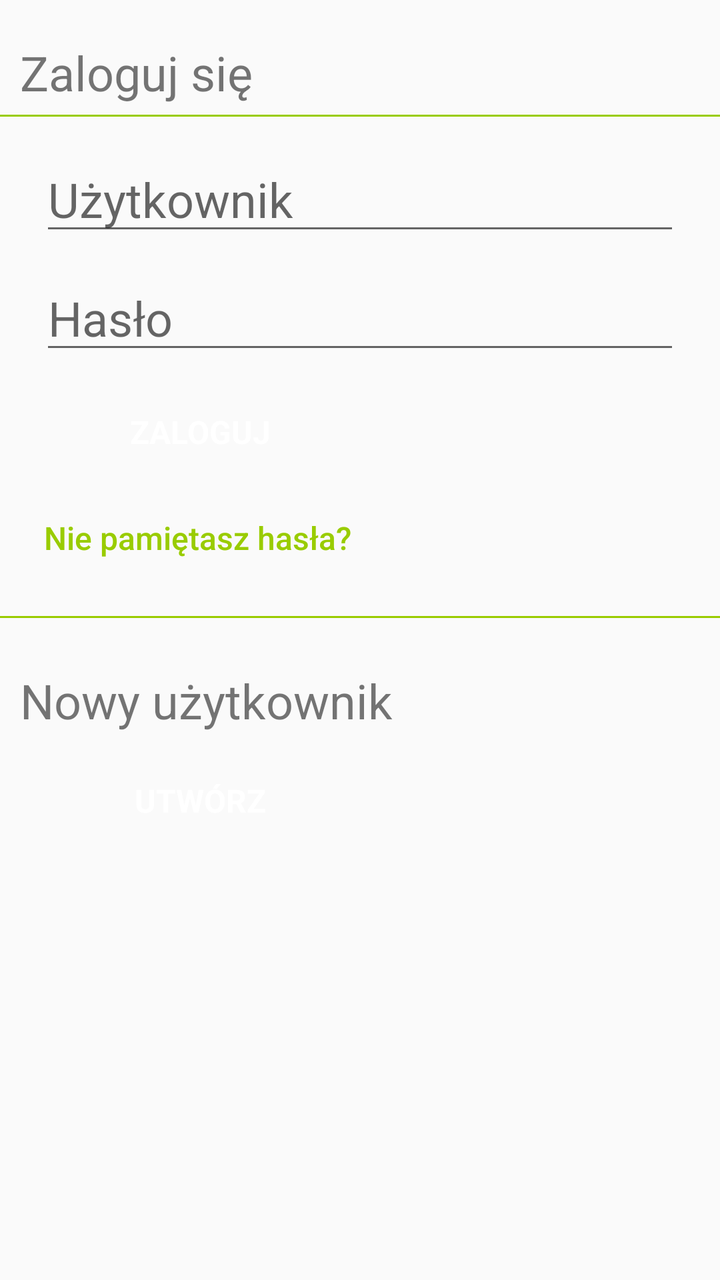
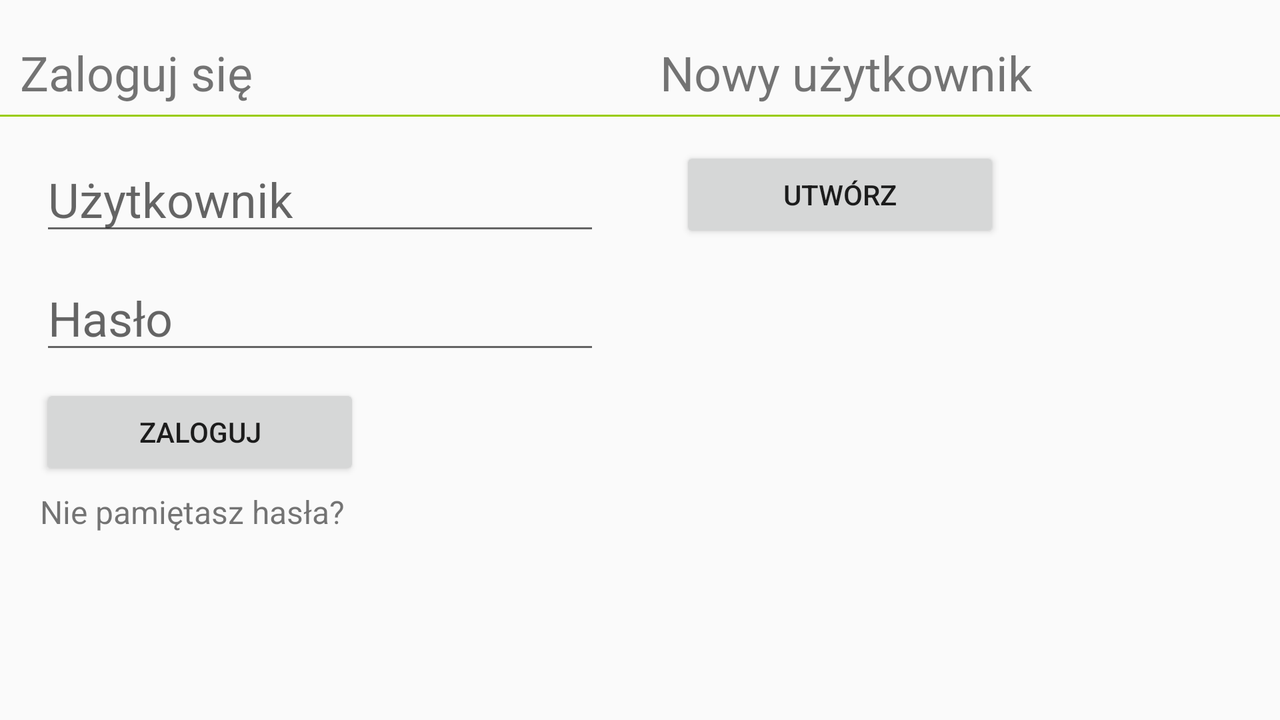

First picture: res/layout/ on a phone held upright. Second picture: the repository's own variant of that layout, on a device whose configuration matches the variant's folder. Source for both follows.
<!-- AndroidManifest.xml: application theme AppTheme -->
<!-- res/layout/fragment_login.xml -->
<?xml version="1.0" encoding="utf-8"?>
<RelativeLayout xmlns:android="http://schemas.android.com/apk/res/android"
    android:layout_width="match_parent"
    android:layout_height="match_parent">

    <TextView
        android:id="@+id/login.label.top"
        android:layout_width="match_parent"
        android:layout_height="wrap_content"
        android:layout_marginLeft="@dimen/margin.login.left"
        android:layout_marginTop="@dimen/margin.login.top"
        android:text="@string/login.label.login"
        android:textSize="@dimen/fontsize.login.label" />

    <View
        android:id="@+id/login.separator.top"
        android:layout_width="match_parent"
        android:layout_height="@dimen/height.login.separator.top"
        android:layout_below="@id/login.label.top"
        android:layout_marginBottom="@dimen/margin.login.separator.bottom"
        android:layout_marginTop="@dimen/margin.login.separator.top"
        android:background="@color/green" />

    <EditText
        android:id="@+id/login.edittext.user"
        android:layout_width="match_parent"
        android:layout_height="wrap_content"
        android:layout_below="@id/login.separator.top"
        android:layout_marginLeft="@dimen/margin.login.edittext.user.left"
        android:layout_marginRight="@dimen/margin.login.edittext.user.right"
        android:layout_marginTop="@dimen/margin.login.edittext.user.top"
        android:hint="@string/login.label.edittext.user"
        android:singleLine="true"
        android:textSize="@dimen/fontsize.login.edittext" />

    <EditText
        android:id="@+id/login.edittext.password"
        android:layout_width="match_parent"
        android:layout_height="wrap_content"
        android:layout_below="@id/login.edittext.user"
        android:layout_marginLeft="@dimen/margin.login.edittext.password.left"
        android:layout_marginRight="@dimen/margin.login.edittext.password.right"
        android:layout_marginTop="@dimen/margin.login.edittext.password.top"
        android:hint="@string/login.label.edittext.password"
        android:inputType="textPassword"
        android:singleLine="true"
        android:textSize="@dimen/fontsize.login.edittext" />

    <Button
        android:id="@+id/login.button.login"
        style="@style/green_button"
        android:layout_width="@dimen/width.login.button.login"
        android:layout_height="wrap_content"
        android:layout_below="@id/login.edittext.password"
        android:layout_marginLeft="@dimen/margin.login.button.login.left"
        android:layout_marginTop="@dimen/margin.login.button.login.top"
        android:text="@string/login.buttonlabel.login" />

    <Button
        android:id="@+id/login.textlink.fpassword"
        style="?android:attr/borderlessButtonStyle"
        android:layout_width="wrap_content"
        android:layout_height="wrap_content"
        android:layout_below="@id/login.button.login"
        android:layout_marginBottom="@dimen/margin.login.textlink.fpassword.bottom"
        android:layout_marginLeft="@dimen/margin.login.textlink.fpassword.left"
        android:layout_marginTop="@dimen/margin.login.textlink.fpassword.top"
        android:background="@android:color/transparent"
        android:paddingLeft="2dp"
        android:text="@string/login.label.fpassword"
        android:textAllCaps="false"
        android:textColor="@color/green"
        android:textSize="@dimen/fontsize.login.textlink.fpassword"
        android:textStyle="normal" />

    <View
        android:id="@+id/login.separator.bottom"
        android:layout_width="match_parent"
        android:layout_height="@dimen/height.login.separator.bottom"
        android:layout_below="@id/login.textlink.fpassword"
        android:layout_marginBottom="@dimen/margin.login.separator.bottom"
        android:layout_marginTop="@dimen/margin.login.separator.top"
        android:background="@color/green" />

    <TextView
        android:id="@+id/login.label.register"
        android:layout_width="match_parent"
        android:layout_height="wrap_content"
        android:layout_below="@id/login.separator.bottom"
        android:layout_marginLeft="@dimen/margin.login.left"
        android:layout_marginTop="@dimen/margin.login.top"
        android:text="@string/login.label.newaccount"
        android:textSize="@dimen/fontsize.login.label.register" />

    <Button
        android:id="@+id/login.button.register"
        style="@style/green_button"
        android:layout_width="@dimen/width.login.button.register"
        android:layout_height="wrap_content"
        android:layout_below="@id/login.label.register"
        android:layout_marginLeft="@dimen/margin.login.button.register.left"
        android:layout_marginTop="@dimen/margin.login.button.register.top"
        android:text="@string/login.buttonlabel.newaccount" />

</RelativeLayout>
<!-- resources referenced by this layout -->
<resources>
  <item name="green" type="color">#FF99CC00</item>
  <dimen name="fontsize.login.edittext">24sp</dimen>
  <dimen name="fontsize.login.label">24sp</dimen>
  <dimen name="fontsize.login.label.register">24sp</dimen>
  <dimen name="fontsize.login.textlink.fpassword">16sp</dimen>
  <dimen name="height.login.separator.bottom">1dp</dimen>
  <dimen name="height.login.separator.top">1dp</dimen>
  <dimen name="margin.login.button.login.left">20dp</dimen>
  <dimen name="margin.login.button.login.top">10dp</dimen>
  <dimen name="margin.login.button.register.left">20dp</dimen>
  <dimen name="margin.login.button.register.top">10dp</dimen>
  <dimen name="margin.login.edittext.password.left">20dp</dimen>
  <dimen name="margin.login.edittext.password.right">20dp</dimen>
  <dimen name="margin.login.edittext.password.top">10dp</dimen>
  <dimen name="margin.login.edittext.user.left">20dp</dimen>
  <dimen name="margin.login.edittext.user.right">20dp</dimen>
  <dimen name="margin.login.edittext.user.top">10dp</dimen>
  <dimen name="margin.login.left">10dp</dimen>
  <dimen name="margin.login.separator.bottom">5dp</dimen>
  <dimen name="margin.login.separator.top">5dp</dimen>
  <dimen name="margin.login.textlink.fpassword.bottom">10dp</dimen>
  <dimen name="margin.login.textlink.fpassword.left">20dp</dimen>
  <dimen name="margin.login.textlink.fpassword.top">5dp</dimen>
  <dimen name="margin.login.top">20dp</dimen>
  <dimen name="width.login.button.login">160dp</dimen>
  <dimen name="width.login.button.register">160dp</dimen>
  <string name="login.buttonlabel.login">Zaloguj</string>
  <string name="login.buttonlabel.newaccount">Utwórz</string>
  <string name="login.label.edittext.password">Hasło</string>
  <string name="login.label.edittext.user">Użytkownik</string>
  <string name="login.label.fpassword">Nie pamiętasz hasła?</string>
  <string name="login.label.login">Zaloguj się</string>
  <string name="login.label.newaccount">Nowy użytkownik</string>
  <style name="green_button" parent="@android:style/Widget.Button">
          <item name="android:gravity">center_vertical|center_horizontal</item>
          <item name="android:textColor">#FFFFFFFF</item>
          <item name="android:textSize">16dip</item>
          <item name="android:textStyle">bold</item>
          <item name="android:background">@drawable/button_green</item>
          <item name="android:textAllCaps">true</item>
          <item name="android:focusable">true</item>
          <item name="android:clickable">true</item>
      </style>
  <style name="AppTheme" parent="Theme.AppCompat.Light.DarkActionBar">
          <item name="colorControlActivated">@color/green</item>
      </style>
  <!-- drawable button_green (drawable) -->
  <?xml version="1.0" encoding="utf-8" ?>
  <selector xmlns:android="http://schemas.android.com/apk/res/android">
      <item android:state_enabled="false" android:drawable="@drawable/button_green_disabled" />
      
      <item android:state_focused="false" android:state_selected="false" android:state_pressed="false" android:drawable="@drawable/button_green_idle" />
      <item android:state_focused="false" android:state_selected="true" android:state_pressed="false" android:drawable="@drawable/button_green_idle" />
      
      <item android:state_focused="true" android:state_selected="false" android:state_pressed="false" android:drawable="@drawable/button_green_idle" />
      <item android:state_focused="true" android:state_selected="true" android:state_pressed="false" android:drawable="@drawable/button_green_idle" />
      
      <item android:state_pressed="true" android:drawable="@drawable/button_green_pressed" />
  
  </selector>
</resources>
<!-- res/layout-land/fragment_login.xml (the repository's variant of the layout above) -->
<!-- drawn on the phone turned sideways -->
<?xml version="1.0" encoding="utf-8"?>
<LinearLayout xmlns:android="http://schemas.android.com/apk/res/android"
    android:layout_width="match_parent"
    android:layout_height="match_parent"
    android:weightSum="2">

    <LinearLayout
        android:layout_width="0dp"
        android:layout_height="match_parent"
        android:layout_weight="1"
        android:orientation="vertical">

        <TextView
            android:id="@+id/login.label.top"
            android:layout_width="match_parent"
            android:layout_height="wrap_content"
            android:layout_marginLeft="@dimen/margin.login.left"
            android:layout_marginTop="@dimen/margin.login.top"
            android:text="@string/login.label.login"
            android:textSize="@dimen/fontsize.login.label" />

        <View
            android:id="@+id/login.separator.top"
            android:layout_width="match_parent"
            android:layout_height="@dimen/height.login.separator.top"
            android:layout_below="@id/login.label.top"
            android:layout_marginBottom="@dimen/margin.login.separator.bottom"
            android:layout_marginTop="@dimen/margin.login.separator.top"
            android:background="@color/green" />

        <EditText
            android:id="@+id/login.edittext.user"
            android:layout_width="match_parent"
            android:layout_height="wrap_content"
            android:layout_below="@id/login.separator.top"
            android:layout_marginLeft="@dimen/margin.login.edittext.user.left"
            android:layout_marginRight="@dimen/margin.login.edittext.user.right"
            android:layout_marginTop="@dimen/margin.login.edittext.user.top"
            android:hint="@string/login.label.edittext.user"
            android:textSize="@dimen/fontsize.login.edittext" />

        <EditText
            android:id="@+id/login.edittext.password"
            android:layout_width="match_parent"
            android:layout_height="wrap_content"
            android:layout_below="@id/login.edittext.user"
            android:layout_marginLeft="@dimen/margin.login.edittext.password.left"
            android:layout_marginRight="@dimen/margin.login.edittext.password.right"
            android:layout_marginTop="@dimen/margin.login.edittext.password.top"
            android:hint="@string/login.label.edittext.password"
            android:inputType="textPassword"
            android:textSize="@dimen/fontsize.login.edittext" />

        <Button
            android:id="@+id/login.button.login"
            android:layout_width="@dimen/width.login.button.login"
            android:layout_height="wrap_content"
            android:layout_below="@id/login.edittext.password"
            android:layout_marginLeft="@dimen/margin.login.button.login.left"
            android:layout_marginTop="@dimen/margin.login.button.login.top"
            android:text="@string/login.buttonlabel.login" />

        <TextView
            android:id="@+id/login.textlink.fpassword"
            android:layout_width="wrap_content"
            android:layout_height="wrap_content"
            android:layout_below="@id/login.button.login"
            android:layout_marginBottom="@dimen/margin.login.textlink.fpassword.bottom"
            android:layout_marginLeft="@dimen/margin.login.textlink.fpassword.left"
            android:layout_marginTop="@dimen/margin.login.textlink.fpassword.top"
            android:text="@string/login.label.fpassword"
            android:textSize="@dimen/fontsize.login.textlink.fpassword" />


    </LinearLayout>

    <LinearLayout
        android:layout_width="0dp"
        android:layout_height="match_parent"
        android:layout_weight="1"
        android:orientation="vertical">

        <TextView
            android:id="@+id/login.label.register"
            android:layout_width="match_parent"
            android:layout_height="wrap_content"
            android:layout_marginLeft="@dimen/margin.login.left"
            android:layout_marginTop="@dimen/margin.login.top"
            android:text="@string/login.label.newaccount"
            android:textSize="@dimen/fontsize.login.label" />

        <View
            android:id="@+id/login.separator.bottom"
            android:layout_width="match_parent"
            android:layout_height="@dimen/height.login.separator.bottom"
            android:layout_below="@id/login.label.register"
            android:layout_marginBottom="@dimen/margin.login.separator.bottom"
            android:layout_marginTop="@dimen/margin.login.separator.top"
            android:background="@color/green" />

        <Button
            android:id="@+id/login.button.register"
            android:layout_width="@dimen/width.login.button.register"
            android:layout_height="wrap_content"
            android:layout_below="@id/login.separator.bottom"
            android:layout_marginLeft="@dimen/margin.login.button.register.left"
            android:layout_marginTop="@dimen/margin.login.button.register.top"
            android:text="@string/login.buttonlabel.newaccount" />
    </LinearLayout>

</LinearLayout>
<!-- resources referenced by the variant -->
<!-- as the phone turned sideways resolves them -->
<resources>
  <item name="green" type="color">#FF99CC00</item>
  <dimen name="fontsize.login.edittext">24sp</dimen>
  <dimen name="fontsize.login.label">24sp</dimen>
  <dimen name="fontsize.login.textlink.fpassword">16sp</dimen>
  <dimen name="height.login.separator.bottom">1dp</dimen>
  <dimen name="height.login.separator.top">1dp</dimen>
  <dimen name="margin.login.button.login.left">20dp</dimen>
  <dimen name="margin.login.button.login.top">10dp</dimen>
  <dimen name="margin.login.button.register.left">20dp</dimen>
  <dimen name="margin.login.button.register.top">10dp</dimen>
  <dimen name="margin.login.edittext.password.left">20dp</dimen>
  <dimen name="margin.login.edittext.password.right">20dp</dimen>
  <dimen name="margin.login.edittext.password.top">10dp</dimen>
  <dimen name="margin.login.edittext.user.left">20dp</dimen>
  <dimen name="margin.login.edittext.user.right">20dp</dimen>
  <dimen name="margin.login.edittext.user.top">10dp</dimen>
  <dimen name="margin.login.left">10dp</dimen>
  <dimen name="margin.login.separator.bottom">5dp</dimen>
  <dimen name="margin.login.separator.top">5dp</dimen>
  <dimen name="margin.login.textlink.fpassword.bottom">10dp</dimen>
  <dimen name="margin.login.textlink.fpassword.left">20dp</dimen>
  <dimen name="margin.login.textlink.fpassword.top">5dp</dimen>
  <dimen name="margin.login.top">20dp</dimen>
  <dimen name="width.login.button.login">160dp</dimen>
  <dimen name="width.login.button.register">160dp</dimen>
  <string name="login.buttonlabel.login">Zaloguj</string>
  <string name="login.buttonlabel.newaccount">Utwórz</string>
  <string name="login.label.edittext.password">Hasło</string>
  <string name="login.label.edittext.user">Użytkownik</string>
  <string name="login.label.fpassword">Nie pamiętasz hasła?</string>
  <string name="login.label.login">Zaloguj się</string>
  <string name="login.label.newaccount">Nowy użytkownik</string>
  <style name="AppTheme" parent="Theme.AppCompat.Light.DarkActionBar">
          <item name="colorControlActivated">@color/green</item>
      </style>
</resources>
